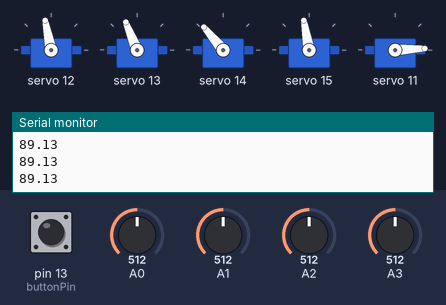
A sketch run on a simulated Arduino Uno, built with avr-gcc and run on an emulated ATmega328P. Parts: 5 × servo, the last lines printed to the serial monitor. Inputs (shaded band) come from the test bench; at power-on: A2 = 512, A0 = 512, A1 = 512, A3 = 512, pin 13 (buttonPin) HIGH.

Above: at 1.2 s.
1.3 s: A2 set to 716
At 2.5 s:
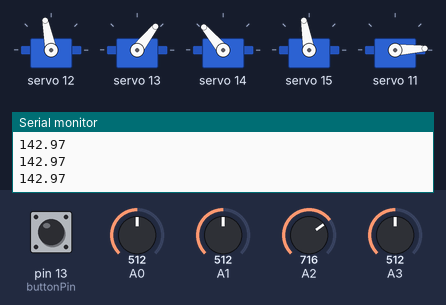
2.8 s: A0 set to 716
At 3.8 s:
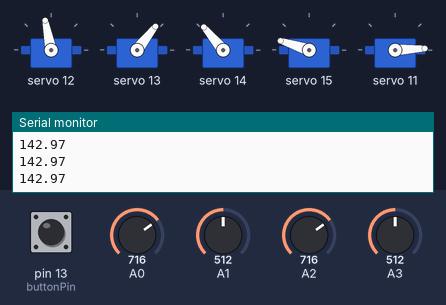
4.3 s: A1 set to 716
At 4.9 s:
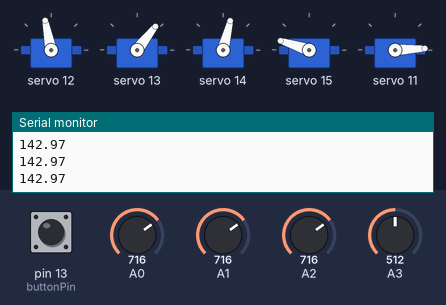
5.8 s: A3 set to 716
At 7.0 s:
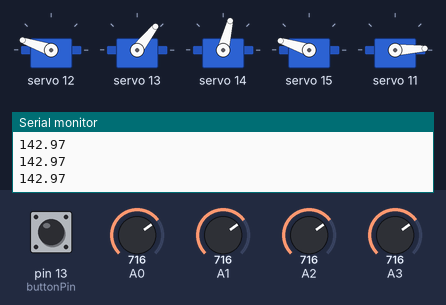
7.3 s: pin 13 (buttonPin) pulled LOW for 0.15 s
At 7.38 s:
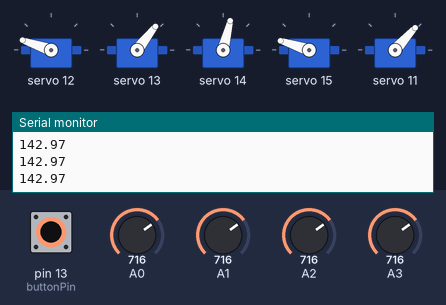
8.9 s: A2 set to 992
At 9.8 s:
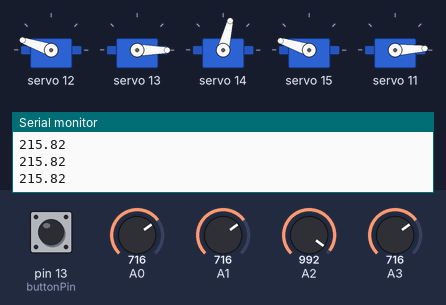
Timing chart, 0 to 11.4 s (numbered marks = the images above; inputs shaded):
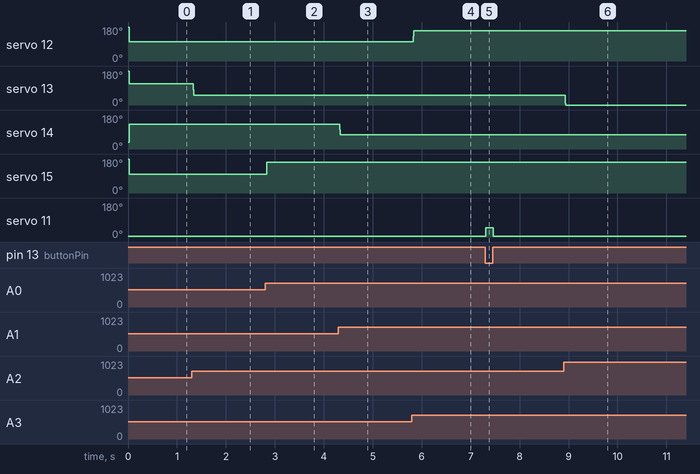

The sketch:

robotArm.ino
```cpp
#include <Wire.h>;
#include <Adafruit_PWMServoDriver.h>;

int potBase = A0;
int potShoulder = A1;
int potElbow = A2;
int potWrist = A3;

int baseServo = 15;
int shoulder = 14;
int elbow = 13;
int wrist = 12;
int hand = 11;

int buttonPin = 13;

const double WRIST_STARTING_ANGLE = 231;
const double ELBOW_STARTING_ANGLE = 46;
const double SHOULDER_STARTING_ANGLE = 230; // 42 - 230
const double BASE_STARTING_ANGLE = 233;

const int SAMPLE_ARRAY_LENGTH = 5;

int errorCount = 0;
const int ERROR_LIMIT = 100;
bool functional = true;

double wristAngleArray[5];
double elbowAngleArray[5];
double shoulderAngleArray[5];
double baseAngleArray[5];

Adafruit_PWMServoDriver servoDriver = Adafruit_PWMServoDriver();
// pin number - 11 gives corresponding array entry
 int SERVOMIN[] {118, 550, 560, 185, 560};
 int SERVOMAX[] {543, 122, 130, 570, 120};

// int SERVOMIN = 120;
// int SERVOMAX = 545;

#define SERVO_FREQ 50

void setup() {
  Serial.begin(9600);

  servoDriver.begin();
  servoDriver.setOscillatorFrequency(25000000);
  servoDriver.setPWMFreq(SERVO_FREQ);

  pinMode(buttonPin, INPUT_PULLUP);
  // moveServo(wrist, 0);
  // delay(1000);
  // moveServo(hand, 0);
  // delay(1000);
  // moveServo(elbow, 0);
  // delay(1000);
  // moveServo(shoulder, 0);
  // delay(1000);
  // moveServo(baseServo, 0);
  // delay(10000);

    // moveServo(hand, 0);
  // moveServo(wrist, 0);

  // for (int i = 0; i <= 180; i++) {
  //   moveServo(hand, i);
  //   delay(1);
  // }
  // delay(5000);

  // for (int i = 0; i <= 180; i++) {
  //   moveServo(wrist, i);
  //   delay(2);
  // }

  // moveServo(elbow, 0);
  // moveServo(shoulder, 0);
  // moveServo(baseServo, 90);
  // moveServo(wrist, 0);
  // moveServo(hand, 0);
}

void loop() {
  if (functional) {
    moveServo(wrist, readAngle(potWrist));
    moveServo(elbow, readAngle(potElbow));
    moveServo(shoulder, readAngle(potShoulder));
    moveServo(baseServo, readAngle(potBase));

    // Serial.println(readAngle(potElbow));

    if (digitalRead(buttonPin) == 0) {
      moveServo(hand, 40);
    } else {
      moveServo(hand, 0);
    }
  }
}

double readAngle(int potPin) {
  int reading = analogRead(potPin);
  if ((reading == 0) || (reading == 1023)) {
    errorCount += 1;
    if (errorCount >= ERROR_LIMIT) {
      functional = false;
    }

    if (potPin == potBase) {
      return averageArray(baseAngleArray);
    } else if (potPin == potShoulder) {
      return averageArray(shoulderAngleArray);
    } else if (potPin == potElbow) {
      return averageArray(elbowAngleArray);
    } else if (potPin == potWrist) {
      return averageArray(wristAngleArray);
    }
  } else {
    errorCount = 0;
    double angleReading = reading * (270.0)/(1023.0);
    if (potPin == potBase) {
      updateArray(baseAngleArray, BASE_STARTING_ANGLE - angleReading); // base is inverted
      return averageArray(baseAngleArray);

    } else if (potPin == potShoulder) {
      updateArray(shoulderAngleArray, SHOULDER_STARTING_ANGLE - angleReading); // shoulder is inverted
      if ((averageArray(shoulderAngleArray) < 180) && (averageArray(shoulderAngleArray) > 0)) {
        return averageArray(shoulderAngleArray);
      }

    } else if (potPin == potElbow) {
      updateArray(elbowAngleArray, angleReading - ELBOW_STARTING_ANGLE);
      Serial.println(averageArray(elbowAngleArray));
      return averageArray(elbowAngleArray);

    } else if (potPin == potWrist) {
      updateArray(wristAngleArray, WRIST_STARTING_ANGLE - angleReading);
      return averageArray(wristAngleArray);
    }
  }
}

void updateArray(double array[], double value) {
  for (int i = 1; i < SAMPLE_ARRAY_LENGTH; i++) {
    array[i-1] = array[i];
  }
  array[SAMPLE_ARRAY_LENGTH - 1] = value;
}

double averageArray(double array[]) {
  double sum = 0;
  for (int i = 0; i < sizeof(array); i++) {
    sum += array[i];
  }
  return (sum/sizeof(array));
}

void moveServo(int pin, double angle) {
  // double pulseLength = map(degree, 0, 180, SERVOMIN[pin - 11], SERVOMAX[pin - 11]);
  // Serial.println(angle);
  double pulseLength = map(angle, 0, 180, SERVOMIN[pin - 11], SERVOMAX[pin - 11]);
  // Serial.println(pulseLength);
  servoDriver.setPWM(pin, 0, pulseLength);
}
```

Measured:
- after the input at 1.3 s, servo 13: 112° → 52° at once
- after the input at 2.8 s, servo 15: 100° → 162° at once
- after the input at 4.3 s, servo 14: 130° → 76° at once
- after the input at 5.8 s, servo 12: 101° → 161° at once
- after the input at 7.3 s, servo 11: 3° → 48° at once, → 3° 0.15 s later
- after the input at 8.9 s, servo 13: 52° → 0° at once
